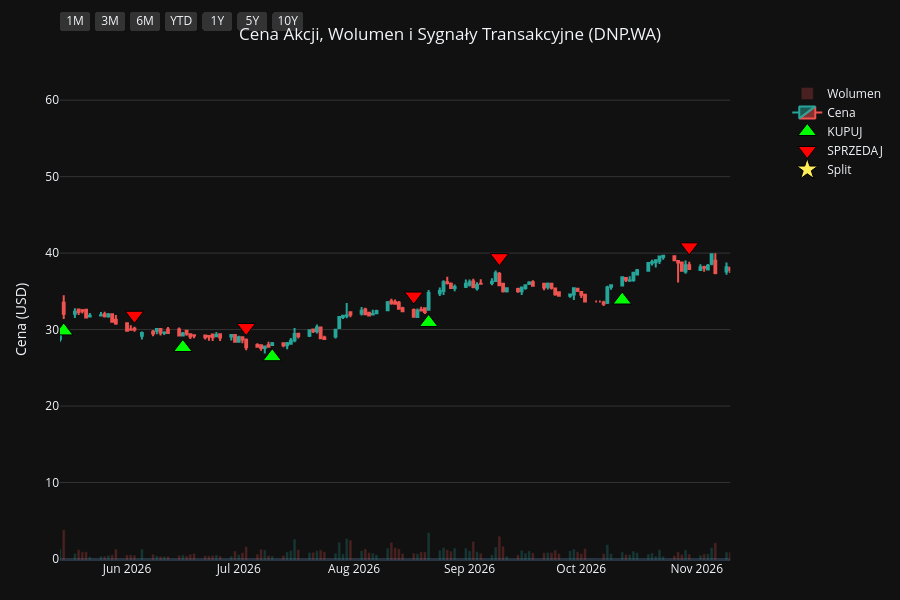
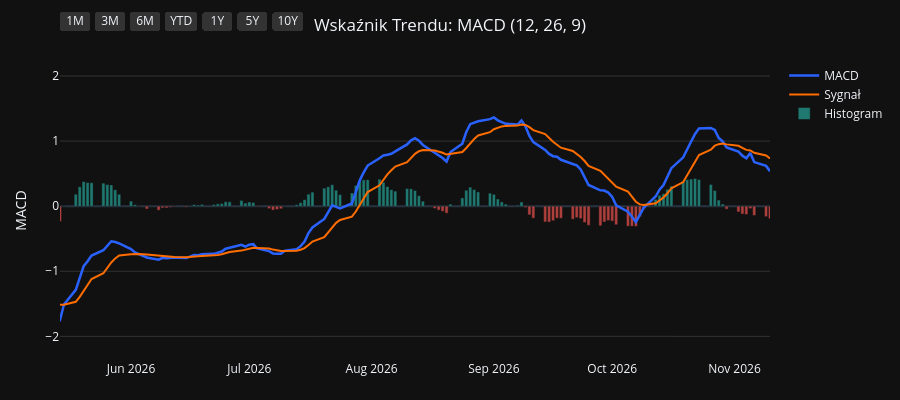
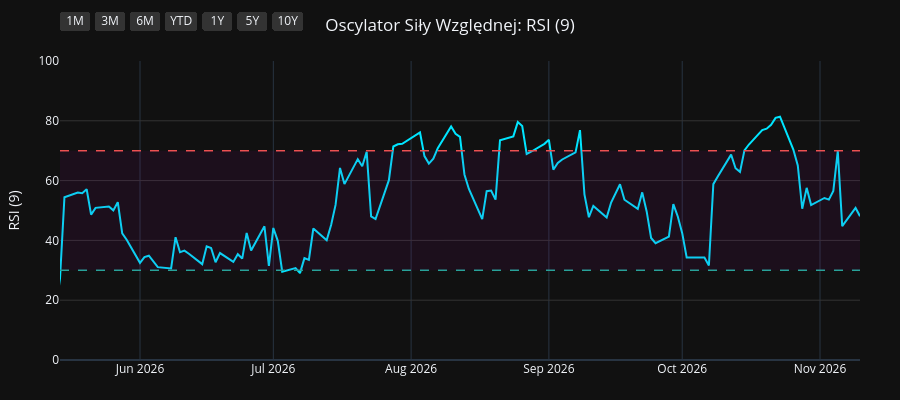
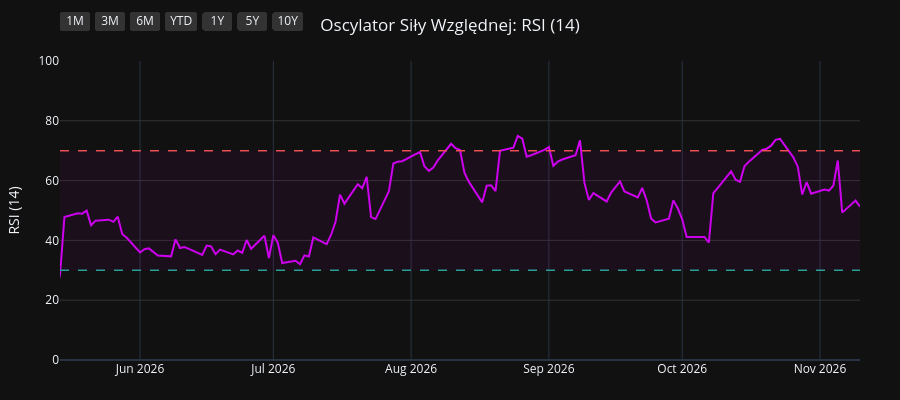

Write notebook code for charts like these, in order.
### Code cell
import os
import yfinance as yf
import pandas as pd
import pandas_ta as ta
import plotly.graph_objects as go
from plotly.subplots import make_subplots

# 1. Pobranie i przygotowanie danych
symbol = os.environ.get("STOCK_TICKER", "").strip().upper()
if not symbol:
    raise RuntimeError("Set STOCK_TICKER before running price_extractor.ipynb")
df = yf.Ticker(symbol).history(period="10y")
df.index = df.index.tz_localize(None)

# Wskaźniki i sygnały
df.ta.macd(fast=12, slow=26, signal=9, append=True)
df.ta.rsi(length=9, append=True)
df.ta.rsi(length=14, append=True)
df.ta.rsi(length=21, append=True)
df.dropna(inplace=True)

macd = df['MACD_12_26_9']
signal = df['MACDs_12_26_9']
wczorajszy_macd = macd.shift(1)
wczorajszy_signal = signal.shift(1)

df['Decyzja'] = 'BRAK'
df.loc[(macd > signal) & (wczorajszy_macd <= wczorajszy_signal), 'Decyzja'] = 'KUPUJ'
df.loc[(macd < signal) & (wczorajszy_macd >= wczorajszy_signal), 'Decyzja'] = 'SPRZEDAJ'

df_kupuj = df[df['Decyzja'] == 'KUPUJ']
df_sprzedaj = df[df['Decyzja'] == 'SPRZEDAJ']
df_dywidendy = df[df['Dividends'] > 0]
df_splity = df[df['Stock Splits'] > 0]

# Wspólna konfiguracja osi X
konfiguracja_osi_x = dict(
    type="date",
    showspikes=True, spikemode="across", spikesnap="cursor", spikedash="dot", spikecolor="#ffffff", spikethickness=1, hoverformat="%Y-%m-%d",
    rangeselector=dict(
        buttons=list([
            dict(count=1, label="1M", step="month", stepmode="backward"),
            dict(count=3, label="3M", step="month", stepmode="backward"),
            dict(count=6, label="6M", step="month", stepmode="backward"),
            dict(count=1, label="YTD", step="year", stepmode="todate"),
            dict(count=1, label="1Y", step="year", stepmode="backward"),
            dict(count=5, label="5Y", step="year", stepmode="backward"),
            dict(step="all", label="10Y")
        ]),
        bgcolor="#333333", activecolor="#2962ff", x=0, y=1.1
    )
)

# ==========================================
# WYKRES 1: CENA + WOLUMEN + SYGNAŁY
# ==========================================
fig1 = make_subplots(specs=[[{"secondary_y": True}]])

kolory_wolumenu = ['#26a69a' if row['Close'] >= row['Open'] else '#ef5350' for index, row in df.iterrows()]
fig1.add_trace(go.Bar(x=df.index, y=df['Volume'], marker_color=kolory_wolumenu, opacity=0.25, name='Wolumen'), secondary_y=True)
fig1.add_trace(go.Candlestick(x=df.index, open=df['Open'], high=df['High'], low=df['Low'], close=df['Close'], name='Cena', increasing_line_color='#26a69a', decreasing_line_color='#ef5350'), secondary_y=False)
fig1.add_trace(go.Scatter(x=df_kupuj.index, y=df_kupuj['Low'] * 0.95, customdata=df_kupuj[['Low', 'High']], mode='markers', marker=dict(symbol='triangle-up', size=16, color='#00ff00', line=dict(width=1, color='black')), name='KUPUJ', hovertemplate='KUPUJ<br>Najniższa: %{customdata[0]:.2f}<br>Najwyższa: %{customdata[1]:.2f}<extra></extra>'), secondary_y=False)
fig1.add_trace(go.Scatter(x=df_sprzedaj.index, y=df_sprzedaj['High'] * 1.05, customdata=df_sprzedaj[['Low', 'High']], mode='markers', marker=dict(symbol='triangle-down', size=16, color='#ff0000', line=dict(width=1, color='black')), name='SPRZEDAJ', hovertemplate='SPRZEDAJ<br>Najniższa: %{customdata[0]:.2f}<br>Najwyższa: %{customdata[1]:.2f}<extra></extra>'), secondary_y=False)

if not df_dywidendy.empty:
    fig1.add_trace(go.Scatter(x=df_dywidendy.index, y=df_dywidendy['Low'] * 0.90, mode='markers+text', marker=dict(symbol='circle', size=12, color='#29b6f6', line=dict(width=1, color='white')), text=df_dywidendy['Dividends'].apply(lambda x: f"{x}$"), textposition="bottom center", name='Dywidenda', showlegend=False, hovertemplate='Dywidenda: %{text}<extra></extra>', textfont=dict(color="#29b6f6")), secondary_y=False)
if not df_splity.empty:
                    fig1.add_trace(go.Scatter(x=df_splity.index, y=df_splity['High'], mode='markers+text', marker=dict(symbol='star', size=16, color='#ffee58', line=dict(width=1, color='black')), text=df_splity['Stock Splits'].apply(lambda x: f"{x:g}:1" if x >= 1 else f"1:{1 / x:g}"), textposition="top center", name='Split', hovertemplate='%{text}<extra></extra>', textfont=dict(color="#ffee58")), secondary_y=False)

fig1.update_layout(title=dict(text=f"Cena Akcji, Wolumen i Sygnały Transakcyjne ({symbol})", x=0.5, xanchor='center'), dragmode='pan', xaxis_rangeslider_visible=False, template='plotly_dark', height=600, hovermode='x unified', margin=dict(l=60, r=40, t=60, b=40))
fig1.update_xaxes(**konfiguracja_osi_x)
fig1.update_xaxes(range=[df.index.max() - pd.Timedelta(days=180), df.index.max()])
fig1.update_yaxes(title_text="Cena (USD)", secondary_y=False, gridcolor='#333333')
fig1.update_yaxes(range=[0, df['Volume'].max() * 4], showgrid=False, showticklabels=False, secondary_y=True)
fig1.show(config={'scrollZoom': True})

# ==========================================
# WYKRES 2: WSKAŹNIK MACD
# ==========================================
fig2 = go.Figure()
fig2.add_trace(go.Scatter(x=df.index, y=df['MACD_12_26_9'], line=dict(color='#2962ff', width=2.5), name='MACD'))
fig2.add_trace(go.Scatter(x=df.index, y=df['MACDs_12_26_9'], line=dict(color='#ff6d00', width=2), name='Sygnał'))
kolory_macd = ['#26a69a' if val >= 0 else '#ef5350' for val in df['MACDh_12_26_9']]
fig2.add_trace(go.Bar(x=df.index, y=df['MACDh_12_26_9'], marker_color=kolory_macd, name='Histogram', opacity=0.7))
fig2.update_layout(title=dict(text="Wskaźnik Trendu: MACD (12, 26, 9)", x=0.5, xanchor='center'), dragmode='pan', xaxis_rangeslider_visible=False, template='plotly_dark', height=400, hovermode='x unified', margin=dict(l=60, r=40, t=60, b=40))
fig2.update_xaxes(**konfiguracja_osi_x)
fig2.update_xaxes(range=[df.index.max() - pd.Timedelta(days=180), df.index.max()])
fig2.update_yaxes(title_text="MACD", gridcolor='#333333')
fig2.show(config={'scrollZoom': True})

# ==========================================
# WYKRES 3: OSCYLATOR RSI (9)
# ==========================================
fig3 = go.Figure()
fig3.add_trace(go.Scatter(x=df.index, y=df['RSI_9'], line=dict(color='#00e5ff', width=2), name='RSI (9)'))
fig3.add_hline(y=70, line_dash="dash", line_color="#ef5350", line_width=1.5)
fig3.add_hline(y=30, line_dash="dash", line_color="#26a69a", line_width=1.5)
fig3.add_hrect(y0=30, y1=70, line_width=0, fillcolor="purple", opacity=0.1)
fig3.update_layout(title=dict(text="Oscylator Siły Względnej: RSI (9)", x=0.5, xanchor='center'), dragmode='pan', xaxis_rangeslider_visible=False, template='plotly_dark', height=400, hovermode='x unified', margin=dict(l=60, r=40, t=60, b=40))
fig3.update_xaxes(**konfiguracja_osi_x)
fig3.update_xaxes(range=[df.index.max() - pd.Timedelta(days=180), df.index.max()])
fig3.update_yaxes(title_text="RSI (9)", range=[0, 100], gridcolor='#333333')
fig3.show(config={'scrollZoom': True})

# ==========================================
# WYKRES 4: OSCYLATOR RSI (14)
# ==========================================
fig4 = go.Figure()
fig4.add_trace(go.Scatter(x=df.index, y=df['RSI_14'], line=dict(color='#d500f9', width=2), name='RSI (14)'))
fig4.add_hline(y=70, line_dash="dash", line_color="#ef5350", line_width=1.5)
fig4.add_hline(y=30, line_dash="dash", line_color="#26a69a", line_width=1.5)
fig4.add_hrect(y0=30, y1=70, line_width=0, fillcolor="purple", opacity=0.1)
fig4.update_layout(title=dict(text="Oscylator Siły Względnej: RSI (14)", x=0.5, xanchor='center'), dragmode='pan', xaxis_rangeslider_visible=False, template='plotly_dark', height=400, hovermode='x unified', margin=dict(l=60, r=40, t=60, b=40))
fig4.update_xaxes(**konfiguracja_osi_x)
fig4.update_xaxes(range=[df.index.max() - pd.Timedelta(days=180), df.index.max()])
fig4.update_yaxes(title_text="RSI (14)", range=[0, 100], gridcolor='#333333')
fig4.show(config={'scrollZoom': True})

# ==========================================
# WYKRES 5: OSCYLATOR RSI (21)
# ==========================================
fig5 = go.Figure()
fig5.add_trace(go.Scatter(x=df.index, y=df['RSI_21'], line=dict(color='#64dd17', width=2), name='RSI (21)'))
fig5.add_hline(y=70, line_dash="dash", line_color="#ef5350", line_width=1.5)
fig5.add_hline(y=30, line_dash="dash", line_color="#26a69a", line_width=1.5)
fig5.add_hrect(y0=30, y1=70, line_width=0, fillcolor="purple", opacity=0.1)
fig5.update_layout(title=dict(text="Oscylator Siły Względnej: RSI (21)", x=0.5, xanchor='center'), dragmode='pan', xaxis_rangeslider_visible=False, template='plotly_dark', height=400, hovermode='x unified', margin=dict(l=60, r=40, t=60, b=40))
fig5.update_xaxes(**konfiguracja_osi_x)
fig5.update_xaxes(range=[df.index.max() - pd.Timedelta(days=180), df.index.max()])
fig5.update_yaxes(title_text="RSI (21)", range=[0, 100], gridcolor='#333333')
fig5.show(config={'scrollZoom': True})

### Figure 1 — Plotly figure (JSON) as saved in the notebook; plotly's stock layout.template omitted (floating-point values rounded to 4 significant figures; data arrays with more than 128 entries replaced by an {"elided": "..."} marker saying what was removed)
{"data": [{"marker": {"color": {"elided": "2396 str values"}}, "name": "Wolumen", "opacity": 0.25, "type": "bar", "x": {"elided": "2396 str values"}, "xaxis": "x", "y": {"elided": "2396 int values"}, "yaxis": "y2"}, {"close": {"elided": "2396 float values"}, "decreasing": {"line": {"color": "#ef5350"}}, "high": {"elided": "2396 float values"}, "increasing": {"line": {"color": "#26a69a"}}, "low": {"elided": "2396 float values"}, "name": "Cena", "open": {"elided": "2396 float values"}, "type": "candlestick", "x": {"elided": "2396 str values"}, "xaxis": "x", "yaxis": "y"}, {"customdata": {"elided": "93x2 float values"}, "hovertemplate": "KUPUJ<br>Najniższa: %{customdata[0]:.2f}<br>Najwyższa: %{customdata[1]:.2f}<extra></extra>", "marker": {"color": "#00ff00", "line": {"color": "black", "width": 1}, "size": 16, "symbol": "triangle-up"}, "mode": "markers", "name": "KUPUJ", "type": "scatter", "x": ["2017-06-26T00:00:00", "2017-06-30T00:00:00", "2017-07-13T00:00:00", "2017-08-25T00:00:00", "2017-10-03T00:00:00", "2017-11-21T00:00:00", "2017-12-11T00:00:00", "2017-12-13T00:00:00", "2018-01-01T00:00:00", "2018-01-22T00:00:00", "2018-02-01T00:00:00", "2018-02-26T00:00:00", "2018-04-10T00:00:00", "2018-04-30T00:00:00", "2018-07-02T00:00:00", "2018-07-20T00:00:00", "2018-08-08T00:00:00", "2018-09-14T00:00:00", "2018-11-14T00:00:00", "2019-01-09T00:00:00", "2019-02-25T00:00:00", "2019-04-01T00:00:00", "2019-05-15T00:00:00", "2019-05-23T00:00:00", "2019-06-03T00:00:00", "2019-06-14T00:00:00", "2019-08-21T00:00:00", "2019-10-30T00:00:00", "2019-12-03T00:00:00", "2020-02-03T00:00:00", "2020-03-19T00:00:00", "2020-05-22T00:00:00", "2020-08-03T00:00:00", "2020-09-18T00:00:00", "2020-10-16T00:00:00", "2020-11-04T00:00:00", "2020-12-17T00:00:00", "2021-02-08T00:00:00", "2021-03-09T00:00:00", "2021-05-10T00:00:00", "2021-06-29T00:00:00", "2021-08-03T00:00:00", "2021-08-12T00:00:00", "2021-09-06T00:00:00", "2021-09-22T00:00:00", "2021-10-07T00:00:00", "2021-12-01T00:00:00", "2022-02-23T00:00:00", "2022-02-28T00:00:00", "2022-03-11T00:00:00", "2022-05-16T00:00:00", "2022-06-24T00:00:00", "2022-07-27T00:00:00", "2022-08-16T00:00:00", "2022-08-26T00:00:00", "2022-10-18T00:00:00", "2022-12-14T00:00:00", "2023-01-24T00:00:00", "2023-03-01T00:00:00", "2023-04-18T00:00:00", "2023-05-15T00:00:00", "2023-06-01T00:00:00", "2023-07-24T00:00:00", "2023-09-06T00:00:00", "2023-10-09T00:00:00", "2023-12-05T00:00:00", "2024-01-30T00:00:00", "2024-04-11T00:00:00", "2024-06-17T00:00:00", "2024-07-15T00:00:00", "2024-08-13T00:00:00", "2024-08-27T00:00:00", "2024-09-10T00:00:00", "2024-11-05T00:00:00", "2024-12-06T00:00:00", "2025-01-15T00:00:00", "2025-02-13T00:00:00", "2025-04-10T00:00:00", "2025-06-30T00:00:00", "2025-08-19T00:00:00", "2025-09-04T00:00:00", "2025-10-09T00:00:00", "2025-11-06T00:00:00", "2025-11-25T00:00:00", "2025-12-11T00:00:00", "2026-02-06T00:00:00", "2026-03-09T00:00:00", "2026-04-15T00:00:00", "2026-05-15T00:00:00", "2026-06-16T00:00:00", "2026-07-10T00:00:00", "2026-08-21T00:00:00", "2026-10-12T00:00:00"], "xaxis": "x", "y": [4.323, 4.354, 4.515, 5.001, 6.479, 6.412, 6.864, 6.989, 7.486, 7.7, 7.909, 7.871, 8.484, 8.692, 9.528, 9.642, 9.452, 8.431, 7.809, 9.566, 9.338, 11.44, 12.09, 12.0, 11.8, 11.85, 13.92, 13.81, 12.88, 15.34, 13.59, 15.56, 19.85, 21.79, 21.49, 21.0, 25.5, 24.66, 22.91, 23.85, 26.13, 29.27, 29.45, 31.17, 32.52, 32.74, 31.73, 26.78, 26.19, 24.78, 27.31, 28.52, 32.07, 34.26, 35.7, 27.11, 35.63, 35.36, 35.19, 37.04, 39.6, 39.81, 45.08, 35.1, 33.03, 43.79, 39.85, 35.17, 37.71, 38.28, 32.28, 30.07, 29.55, 31.94, 38.48, 38.95, 44.12, 43.84, 49.53, 45.14, 43.85, 40.85, 41.99, 39.25, 37.54, 36.35, 37.3, 32.39, 29.83, 27.65, 26.46, 30.93, 33.87], "yaxis": "y"}, {"customdata": {"elided": "94x2 float values"}, "hovertemplate": "SPRZEDAJ<br>Najniższa: %{customdata[0]:.2f}<br>Najwyższa: %{customdata[1]:.2f}<extra></extra>", "marker": {"color": "#ff0000", "line": {"color": "black", "width": 1}, "size": 16, "symbol": "triangle-down"}, "mode": "markers", "name": "SPRZEDAJ", "type": "scatter", "x": ["2017-06-14T00:00:00", "2017-06-27T00:00:00", "2017-07-05T00:00:00", "2017-08-07T00:00:00", "2017-09-20T00:00:00", "2017-10-10T00:00:00", "2017-12-08T00:00:00", "2017-12-12T00:00:00", "2017-12-21T00:00:00", "2018-01-11T00:00:00", "2018-01-25T00:00:00", "2018-02-06T00:00:00", "2018-03-20T00:00:00", "2018-04-24T00:00:00", "2018-06-01T00:00:00", "2018-07-10T00:00:00", "2018-07-27T00:00:00", "2018-08-14T00:00:00", "2018-10-05T00:00:00", "2018-12-20T00:00:00", "2019-01-21T00:00:00", "2019-03-29T00:00:00", "2019-04-12T00:00:00", "2019-05-16T00:00:00", "2019-05-29T00:00:00", "2019-06-11T00:00:00", "2019-07-25T00:00:00", "2019-09-17T00:00:00", "2019-11-11T00:00:00", "2020-01-28T00:00:00", "2020-02-07T00:00:00", "2020-04-29T00:00:00", "2020-06-25T00:00:00", "2020-08-27T00:00:00", "2020-10-02T00:00:00", "2020-10-26T00:00:00", "2020-11-25T00:00:00", "2021-01-08T00:00:00", "2021-02-16T00:00:00", "2021-04-15T00:00:00", "2021-06-08T00:00:00", "2021-07-23T00:00:00", "2021-08-06T00:00:00", "2021-08-24T00:00:00", "2021-09-15T00:00:00", "2021-09-24T00:00:00", "2021-10-27T00:00:00", "2022-01-07T00:00:00", "2022-02-24T00:00:00", "2022-03-08T00:00:00", "2022-04-11T00:00:00", "2022-06-17T00:00:00", "2022-07-15T00:00:00", "2022-08-09T00:00:00", "2022-08-19T00:00:00", "2022-08-30T00:00:00", "2022-12-01T00:00:00", "2022-12-27T00:00:00", "2023-02-08T00:00:00", "2023-03-24T00:00:00", "2023-05-11T00:00:00", "2023-05-30T00:00:00", "2023-06-21T00:00:00", "2023-07-26T00:00:00", "2023-09-28T00:00:00", "2023-11-23T00:00:00", "2023-12-07T00:00:00", "2024-03-05T00:00:00", "2024-05-29T00:00:00", "2024-07-01T00:00:00", "2024-07-23T00:00:00", "2024-08-26T00:00:00", "2024-09-04T00:00:00", "2024-10-16T00:00:00", "2024-11-28T00:00:00", "2024-12-09T00:00:00", "2025-02-04T00:00:00", "2025-02-24T00:00:00", "2025-05-16T00:00:00", "2025-07-16T00:00:00", "2025-08-25T00:00:00", "2025-09-25T00:00:00", "2025-11-04T00:00:00", "2025-11-07T00:00:00", "2025-11-28T00:00:00", "2026-01-16T00:00:00", "2026-03-05T00:00:00", "2026-03-19T00:00:00", "2026-04-28T00:00:00", "2026-06-03T00:00:00", "2026-07-03T00:00:00", "2026-08-17T00:00:00", "2026-09-09T00:00:00", "2026-10-30T00:00:00"], "xaxis": "x", "y": [4.625, 4.809, 4.967, 5.408, 6.702, 7.296, 7.82, 7.871, 8.083, 8.389, 8.815, 8.573, 9.497, 9.776, 11.85, 10.68, 10.76, 10.57, 10.06, 10.58, 10.85, 12.76, 13.95, 13.81, 13.07, 13.04, 15.42, 16.56, 14.87, 16.52, 17.35, 18.89, 21.0, 25.01, 24.17, 23.84, 27.83, 30.14, 28.04, 27.51, 30.12, 32.28, 32.89, 34.29, 35.51, 36.65, 38.33, 37.99, 29.44, 29.04, 35.57, 30.92, 34.88, 37.74, 38.85, 39.3, 38.64, 40.67, 40.52, 41.61, 43.3, 44.52, 49.76, 49.98, 37.8, 46.86, 49.18, 48.66, 41.77, 42.98, 41.83, 33.62, 33.18, 36.71, 41.48, 43.24, 48.04, 50.89, 58.32, 55.5, 48.97, 47.59, 46.64, 45.85, 43.34, 43.11, 42.5, 43.13, 35.39, 31.88, 30.27, 34.39, 39.41, 40.82], "yaxis": "y"}, {"hovertemplate": "%{text}<extra></extra>", "marker": {"color": "#ffee58", "line": {"color": "black", "width": 1}, "size": 16, "symbol": "star"}, "mode": "markers+text", "name": "Split", "text": ["10:1"], "textfont": {"color": "#ffee58"}, "textposition": "top center", "type": "scatter", "x": ["2025-07-31T00:00:00"], "xaxis": "x", "y": [51.2], "yaxis": "y"}], "layout": {"dragmode": "pan", "height": 600, "hovermode": "x unified", "margin": {"b": 40, "l": 60, "r": 40, "t": 60}, "title": {"text": "Cena Akcji, Wolumen i Sygnały Transakcyjne (DNP.WA)", "x": 0.5, "xanchor": "center"}, "xaxis": {"anchor": "y", "domain": [0.0, 0.94], "hoverformat": "%Y-%m-%d", "range": ["2026-05-14T00:00:00", "2026-11-10T00:00:00"], "rangeselector": {"activecolor": "#2962ff", "bgcolor": "#333333", "buttons": [{"count": 1, "label": "1M", "step": "month", "stepmode": "backward"}, {"count": 3, "label": "3M", "step": "month", "stepmode": "backward"}, {"count": 6, "label": "6M", "step": "month", "stepmode": "backward"}, {"count": 1, "label": "YTD", "step": "year", "stepmode": "todate"}, {"count": 1, "label": "1Y", "step": "year", "stepmode": "backward"}, {"count": 5, "label": "5Y", "step": "year", "stepmode": "backward"}, {"label": "10Y", "step": "all"}], "x": 0, "y": 1.1}, "rangeslider": {"visible": false}, "showspikes": true, "spikecolor": "#ffffff", "spikedash": "dot", "spikemode": "across", "spikesnap": "cursor", "spikethickness": 1, "type": "date"}, "yaxis": {"anchor": "x", "domain": [0.0, 1.0], "gridcolor": "#333333", "title": {"text": "Cena (USD)"}}, "yaxis2": {"anchor": "x", "overlaying": "y", "range": [0, 223461600], "showgrid": false, "showticklabels": false, "side": "right"}}}

### Figure 2 — Plotly figure (JSON) as saved in the notebook; plotly's stock layout.template omitted (floating-point values rounded to 4 significant figures; data arrays with more than 128 entries replaced by an {"elided": "..."} marker saying what was removed)
{"data": [{"line": {"color": "#2962ff", "width": 2.5}, "name": "MACD", "type": "scatter", "x": {"elided": "2396 str values"}, "y": {"elided": "2396 float values"}}, {"line": {"color": "#ff6d00", "width": 2}, "name": "Sygnał", "type": "scatter", "x": {"elided": "2396 str values"}, "y": {"elided": "2396 float values"}}, {"marker": {"color": {"elided": "2396 str values"}}, "name": "Histogram", "opacity": 0.7, "type": "bar", "x": {"elided": "2396 str values"}, "y": {"elided": "2396 float values"}}], "layout": {"dragmode": "pan", "height": 400, "hovermode": "x unified", "margin": {"b": 40, "l": 60, "r": 40, "t": 60}, "title": {"text": "Wskaźnik Trendu: MACD (12, 26, 9)", "x": 0.5, "xanchor": "center"}, "xaxis": {"hoverformat": "%Y-%m-%d", "range": ["2026-05-14T00:00:00", "2026-11-10T00:00:00"], "rangeselector": {"activecolor": "#2962ff", "bgcolor": "#333333", "buttons": [{"count": 1, "label": "1M", "step": "month", "stepmode": "backward"}, {"count": 3, "label": "3M", "step": "month", "stepmode": "backward"}, {"count": 6, "label": "6M", "step": "month", "stepmode": "backward"}, {"count": 1, "label": "YTD", "step": "year", "stepmode": "todate"}, {"count": 1, "label": "1Y", "step": "year", "stepmode": "backward"}, {"count": 5, "label": "5Y", "step": "year", "stepmode": "backward"}, {"label": "10Y", "step": "all"}], "x": 0, "y": 1.1}, "rangeslider": {"visible": false}, "showspikes": true, "spikecolor": "#ffffff", "spikedash": "dot", "spikemode": "across", "spikesnap": "cursor", "spikethickness": 1, "type": "date"}, "yaxis": {"gridcolor": "#333333", "title": {"text": "MACD"}}}}

### Figure 3 — Plotly figure (JSON) as saved in the notebook; plotly's stock layout.template omitted (floating-point values rounded to 4 significant figures; data arrays with more than 128 entries replaced by an {"elided": "..."} marker saying what was removed)
{"data": [{"line": {"color": "#00e5ff", "width": 2}, "name": "RSI (9)", "type": "scatter", "x": {"elided": "2396 str values"}, "y": {"elided": "2396 float values"}}], "layout": {"dragmode": "pan", "height": 400, "hovermode": "x unified", "margin": {"b": 40, "l": 60, "r": 40, "t": 60}, "shapes": [{"line": {"color": "#ef5350", "dash": "dash", "width": 1.5}, "type": "line", "x0": 0, "x1": 1, "xref": "x domain", "y0": 70, "y1": 70, "yref": "y"}, {"line": {"color": "#26a69a", "dash": "dash", "width": 1.5}, "type": "line", "x0": 0, "x1": 1, "xref": "x domain", "y0": 30, "y1": 30, "yref": "y"}, {"fillcolor": "purple", "line": {"width": 0}, "opacity": 0.1, "type": "rect", "x0": 0, "x1": 1, "xref": "x domain", "y0": 30, "y1": 70, "yref": "y"}], "title": {"text": "Oscylator Siły Względnej: RSI (9)", "x": 0.5, "xanchor": "center"}, "xaxis": {"hoverformat": "%Y-%m-%d", "range": ["2026-05-14T00:00:00", "2026-11-10T00:00:00"], "rangeselector": {"activecolor": "#2962ff", "bgcolor": "#333333", "buttons": [{"count": 1, "label": "1M", "step": "month", "stepmode": "backward"}, {"count": 3, "label": "3M", "step": "month", "stepmode": "backward"}, {"count": 6, "label": "6M", "step": "month", "stepmode": "backward"}, {"count": 1, "label": "YTD", "step": "year", "stepmode": "todate"}, {"count": 1, "label": "1Y", "step": "year", "stepmode": "backward"}, {"count": 5, "label": "5Y", "step": "year", "stepmode": "backward"}, {"label": "10Y", "step": "all"}], "x": 0, "y": 1.1}, "rangeslider": {"visible": false}, "showspikes": true, "spikecolor": "#ffffff", "spikedash": "dot", "spikemode": "across", "spikesnap": "cursor", "spikethickness": 1, "type": "date"}, "yaxis": {"gridcolor": "#333333", "range": [0, 100], "title": {"text": "RSI (9)"}}}}

### Figure 4 — Plotly figure (JSON) as saved in the notebook; plotly's stock layout.template omitted (floating-point values rounded to 4 significant figures; data arrays with more than 128 entries replaced by an {"elided": "..."} marker saying what was removed)
{"data": [{"line": {"color": "#d500f9", "width": 2}, "name": "RSI (14)", "type": "scatter", "x": {"elided": "2396 str values"}, "y": {"elided": "2396 float values"}}], "layout": {"dragmode": "pan", "height": 400, "hovermode": "x unified", "margin": {"b": 40, "l": 60, "r": 40, "t": 60}, "shapes": [{"line": {"color": "#ef5350", "dash": "dash", "width": 1.5}, "type": "line", "x0": 0, "x1": 1, "xref": "x domain", "y0": 70, "y1": 70, "yref": "y"}, {"line": {"color": "#26a69a", "dash": "dash", "width": 1.5}, "type": "line", "x0": 0, "x1": 1, "xref": "x domain", "y0": 30, "y1": 30, "yref": "y"}, {"fillcolor": "purple", "line": {"width": 0}, "opacity": 0.1, "type": "rect", "x0": 0, "x1": 1, "xref": "x domain", "y0": 30, "y1": 70, "yref": "y"}], "title": {"text": "Oscylator Siły Względnej: RSI (14)", "x": 0.5, "xanchor": "center"}, "xaxis": {"hoverformat": "%Y-%m-%d", "range": ["2026-05-14T00:00:00", "2026-11-10T00:00:00"], "rangeselector": {"activecolor": "#2962ff", "bgcolor": "#333333", "buttons": [{"count": 1, "label": "1M", "step": "month", "stepmode": "backward"}, {"count": 3, "label": "3M", "step": "month", "stepmode": "backward"}, {"count": 6, "label": "6M", "step": "month", "stepmode": "backward"}, {"count": 1, "label": "YTD", "step": "year", "stepmode": "todate"}, {"count": 1, "label": "1Y", "step": "year", "stepmode": "backward"}, {"count": 5, "label": "5Y", "step": "year", "stepmode": "backward"}, {"label": "10Y", "step": "all"}], "x": 0, "y": 1.1}, "rangeslider": {"visible": false}, "showspikes": true, "spikecolor": "#ffffff", "spikedash": "dot", "spikemode": "across", "spikesnap": "cursor", "spikethickness": 1, "type": "date"}, "yaxis": {"gridcolor": "#333333", "range": [0, 100], "title": {"text": "RSI (14)"}}}}
